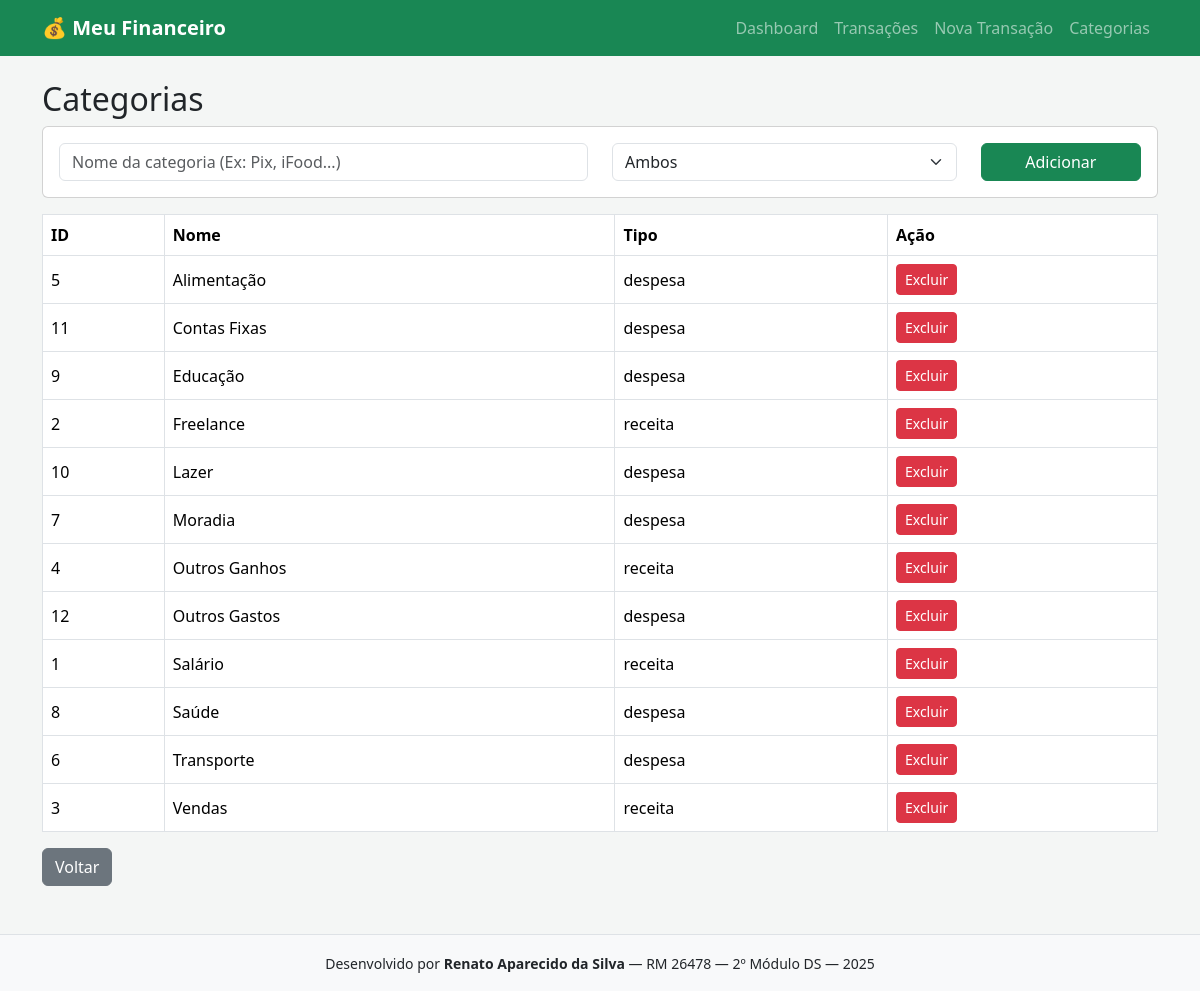
Page /categorias.php on the committed database.
### tables this page shows
CREATE TABLE IF NOT EXISTS categorias (
  id INT AUTO_INCREMENT PRIMARY KEY,
  nome VARCHAR(100) NOT NULL,
  tipo ENUM('receita','despesa','ambos') NOT NULL DEFAULT 'ambos',
  criado_em TIMESTAMP DEFAULT CURRENT_TIMESTAMP
);

### categorias.php (the view, shortened to what this page needs)
<?php
require 'config/conexao.php';
require 'includes/header.php';
$lista = $pdo->query("SELECT * FROM categorias ORDER BY nome")->fetchAll();
?>
<h2>Categorias</h2>
<form method="POST" class="card card-body mb-3 bg-white">
  <div class="row">
    <div class="col-md-6"><input name="nome" class="form-control" placeholder="Nome da categoria (Ex: Pix, iFood...)" required></div>
    <div class="col-md-4">
      <select name="tipo" class="form-select">
        <option value="ambos">Ambos</option>
      </select>
    </div>
    <div class="col-md-2"><button name="nova_categoria" class="btn btn-success w-100">Adicionar</button></div>
  </div>
</form>
<table class="table table-bordered bg-white">
<tr><th>ID</th><th>Nome</th><th>Tipo</th><th>Ação</th></tr>
<?php foreach($lista as $c): ?>
<tr><td><?= $c['id'] ?></td><td><?= htmlspecialchars($c['nome']) ?></td><td><?= $c['tipo'] ?></td>
<td><a href="?del=<?= $c['id'] ?>" class="btn btn-sm btn-danger" onclick="return confirm('Excluir?')">Excluir</a></td></tr>
<?php endforeach; ?>
</table>
<a href="index.php" class="btn btn-secondary">Voltar</a>
<?php require 'includes/footer.php'; ?>

### assets/css/style.css (style rules this page uses)
body { background: #f4f6f5; }
.table td, .table th { vertical-align: middle; }

### rows in the picture
categorias: id "5", nome "Alimentação", tipo "despesa"
categorias: id "11", nome "Contas Fixas", tipo "despesa"
categorias: id "9", nome "Educação", tipo "despesa"
categorias: id "2", nome "Freelance", tipo "receita"
categorias: id "10", nome "Lazer", tipo "despesa"
categorias: id "7", nome "Moradia", tipo "despesa"
categorias: id "4", nome "Outros Ganhos", tipo "receita"
categorias: id "12", nome "Outros Gastos", tipo "despesa"
categorias: id "1", nome "Salário", tipo "receita"
categorias: id "8", nome "Saúde", tipo "despesa"
categorias: id "6", nome "Transporte", tipo "despesa"
categorias: id "3", nome "Vendas", tipo "receita"
